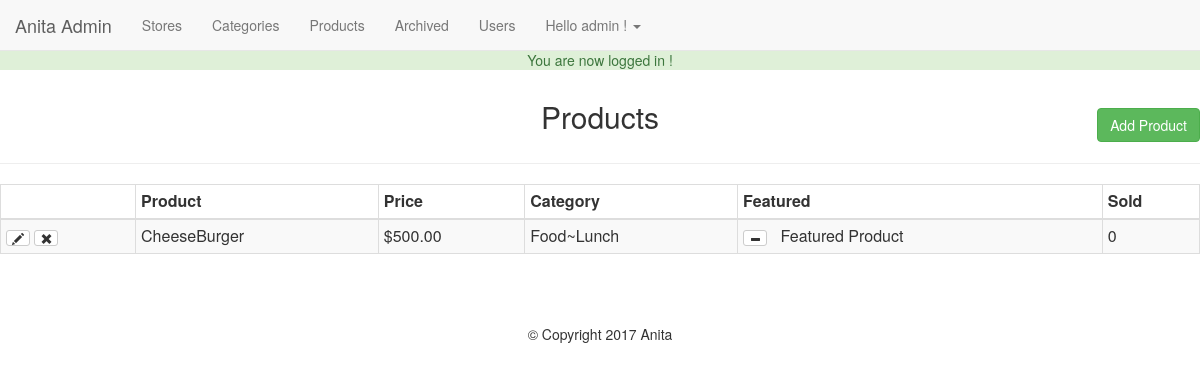
/admin/products.php (signed in), run on the app's committed database.
### tables this page shows
CREATE TABLE `products` (
  `id` int(11) NOT NULL,
  `title` varchar(255) NOT NULL,
  `price` decimal(10,2) NOT NULL,
  `deliveryprice` decimal(10,2) NOT NULL,
  `store` int(11) NOT NULL,
  `categories` int(255) NOT NULL,
  `image` varchar(255) NOT NULL,
  `description` text NOT NULL,
  `featured` tinyint(4) NOT NULL DEFAULT '0',
  `deleted` tinyint(4) NOT NULL DEFAULT '0'
);

### helpers/helpers.php (called while the page is built, shortened)
<?php
	function money($number) {
		return '$'.number_format($number, 2);
	}

### admin/products.php (the view, shortened to what this page needs)
<?php
require_once dirname(__FILE__).'/../core/init.php';
include 'includes/head.php';
include 'includes/navigation.php';
if (isset($_GET['add']) || isset($_GET['edit'])){
$storeQuery = $db->query("SELECT * FROM store");
$parentQuery = $db->query("SELECT * FROM categories WHERE parent = 0 ORDER BY category");
$title = ((isset($_POST['title'])&& $_POST['title'] != '')?sanitize($_POST['title']):'');
$store = ((isset($_POST['store']) && !empty($_POST['store']))?sanitize($_POST['store']) : '');
$parent = ((isset($_POST['parent']) && !empty($_POST['parent']))?sanitize($_POST['parent']) : '');
$category = ((isset($_POST['child']) && !empty($_POST['child']))?sanitize($_POST['child']) : '');
$price = ((isset($_POST['price'])&& $_POST['price'] != '')?sanitize($_POST['price']):'');
$deliveryprice = ((isset($_POST['deliveryprice'])&& $_POST['deliveryprice'] != '')?sanitize($_POST['deliveryprice']):'');
$description = ((isset($_POST['description'])&& $_POST['description'] != '')?sanitize($_POST['description']):'');
$saved_photo= '';
if (isset($_GET['edit'])) {
	$edit_id = (int)$_GET['edit'];
	$product_result = $db->query("SELECT * FROM products WHERE id = '$edit_id'");
	$product = mysqli_fetch_assoc($product_result);
	if(isset($_GET['delete_image'])){
		$image_url = $_SERVER['DOCUMENT_ROOT'].$product['image'];echo $image_url;
		unlink($image_url);
		$db->query("UPDATE products SET image = '' WHERE id = '$edit_id'");
		header('Location:products.php?edit='.$edit_id);
	}
	$category = ((isset($_POST['child']) && !empty($_POST['child']))?sanitize($_POST['child']):$product['categories']);
	$title = ((isset($_POST['title']) && !empty($_POST['title']))?sanitize($_POST['title']):$product['title']);
	$store = ((isset($_POST['store']) && !empty($_POST['store']))?sanitize($_POST['store']) : $product['store']);
	$parentQ = $db->query("SELECT * FROM categories WHERE id = '$category}'");
	$parentResult = mysqli_fetch_assoc($parentQ);
	$parent = ((isset($_POST['parent']) && !empty($_POST['parent']))?sanitize($_POST['parent']) : $parentResult['parent']);
	$price = ((isset($_POST['price']) && !empty($_POST['price']))?sanitize($_POST['price']):$product['price']);
	$description = ((isset($_POST['description']) && !empty($_POST['description']))?sanitize($_POST['description']):$product['description']);
	$deliveryprice = ((isset($_POST['deliveryprice']) && !empty($_POST['deliveryprice']))?sanitize($_POST['deliveryprice']):$product['deliveryprice']);
	$saved_photo = (($product['image'] !='')?$product['image']:'');
	$dbpath = $saved_photo;
}
if ($_POST){
	$price = sanitize($_POST['price']);
	$categories= sanitize($_POST['child']);
	$deliveryprice = sanitize($_POST['deliveryprice']);
	$description = sanitize($_POST['description']);
	$errors = array();
	$required = array('title','store','parent','child','price');
	foreach($required as $field) {
		if($_POST[$field] == '') {
			$errors[] = 'All fields with an anterisk are required!';
			break;
		}
	}
	if(!empty($_FILES)) {
		var_dump($_FILES);
		$photo = $_FILES['photo'];
		$name = $photo['name'];
		$nameArray = explode('.',$name);
		$fileName = $nameArray[0];
		$fileExt = isset($nameArray[1]) ? $nameArray[1] : null;
		$mime = explode('/',$photo['type']);
		$mimeType = $mime[0];
		$mimeExt = isset($mime[1]) ? $nameArray[1] : null;
		$tmpLoc = $photo['tmp_name'];
		$fileSize = $photo['size'];
		$allowed = array('png','jpg','jpeg','gif');
		$uploadName = md5(microtime()).'.'.$fileExt;
		$uploadPath = dirname(__FILE__).'/../images/products/'.$uploadName;
		$dbpath = $uploadName;
		echo $uploadPath;
		if($mimeType != 'image'){
			$errors[] = 'The file must be an image.';
		}
		if (!in_array($fileExt, $allowed)){
			$errors[] = 'The file extension must be a png, jpg, jpeg or gif.';
		}
		if ($fileSize > 15000000){
			$errors[] = 'The file size must be under 15MB.';
		}
		if ($fileExt != $mimeExt && ($mimeExt == 'jpeg' && $fileExt != 'jpg')){
			$errors[] = 'File extension does not match the file.';
		}
	}
	if(!empty($errors)){
		echo display_errors($errors);
	}else{
		if(!empty($_FILES)){
			move_uploaded_file($tmpLoc,$uploadPath);
		}
		$insertSql = "INSERT INTO products (title, price, deliveryprice, store, categories, image, description)
		 VALUES ('{$title}', '{$price}', '{$deliveryprice}', '{$store}', '{$categories}', '{$dbpath}', '{$description}')";
		 if(isset($_GET['edit'])){
			 $insertSql = "UPDATE products SET title ='$title',price = '$price',deliveryprice ='$deliveryprice',
			 store = '$store',categories = '$category',image = '$dbpath',description ='$description' WHERE id = '$edit_id'";
		 }
		$db->query($insertSql);
		header("Location: products.php");
	}
}
?>
		<h2 class ="text-center"><?=((isset($_GET['edit']))?'Edit ' : 'Add A New ')?>Product</h2><hr>
	<form action="products.php?<?=((isset($_GET['edit']))?'edit='.$edit_id:'add=1')?>" method="POST" enctype="multipart/form-data">
		<div class="form-group col-md-3">
			<label for="title">Title*</label>
			<input type="text" name="title" id="title" class="form-control" value="<?=$title?>">
		</div>
		<div class="form-group col-md-3">
			<label for="store">Store*:</label>
			<select class="form-control" id="store" name="store">
				<option value=""<?=(($brand = '')?' selected':'');?>></option>
				<?php while($s = mysqli_fetch_assoc($storeQuery)) : ?>
					<option value="<?=$s['id']; ?>"<?=(($store == $s['id'])?'selected' : ''); ?>><?=$s['store']; ?></option>
				<?php endwhile; ?>
			</select>
	</div>
	<div class="form-group col-md-3">
		<label for="parent">Parent Category*:</label>
		<select class="form-control" name="parent" id="parent">
			<option value=""<?php echo (($parent == '')?' selected' : ''); ?>></option>
			<?php while($p = mysqli_fetch_assoc($parentQuery)) : ?>
			<option value="<?php echo $p['id']; ?>"<?php echo (($parent == $p['id'])?' selected' : ''); ?>><?php echo $p['category']; ?></option>
			<?php endwhile; ?>
		</select>
	</div>
		<div class="form-group col-md-3">
				<label for="child">Child Category*:</label>
				<select id="child" name="child" class="form-control">
				</select>
			</div>
			<div class="form-group col-md-3">
				<label for="price">Price*:</label>
				<input class="form-control" type="text" name="price" id="price" value="<?= $price; ?>">
			</div>
			<div class="form-group col-md-3">
				<label for="deliveryprice">Doorway Price*:</label>
				<input class="form-control" type="text" name="deliveryprice" id="deliveryprice" value="<?=$deliveryprice; ?>">
			</div>
			<div class="form-group col-md-6">
				<?php if($saved_photo != ''):?>
						<div class="saved-photo"><img src="<?=$saved_photo;?>"alt="saved_photo"/><br>
							<a href="products.php?delete_image=1&edit=<?=$edit_id;?>" class="text-danger">Delete Image</a>
						</div>
				<?php else: ?>
				<label for="photo">Product Photo:</label>
				<input class="form-control" type="file" name="photo" id="photo">
			<?php endif; ?>
			</div>
			<div class="form-group col-md-6">
				<label for="description">Description</label>
				<textarea class="form-control" name="description" id="description" rows="6"><?=$description; ?></textarea>
			</div>
			<div class="form-group pull-right clearfix" style="margin-top:125px">
				<a class="btn btn-default" href="products.php">Cancel</a>
				<input class="btn btn-success" type="submit" value="<?=((isset($_GET['edit']))?'Edit' : 'Add'); ?> Product">
			</div>
	</form>
<?php }else {
$sql = "SELECT * FROM products WHERE DELETED = 0";
$presults = $db->query($sql);
?>
<h2 class="text-center">Products</h2>
<a href="products.php?add=1" class="btn btn-success pull-right" id="add-product-btn">Add Product</a><div class="clearfix"</div>
<hr>
<table class="table table-bordered table-condensed table-striped">
	<thead>
		<th></th>
		<th>Product</th>
		<th>Price</th>
		<th>Category</th>
		<th>Featured</th>
		<th>Sold</th>
	</thead>
	<tbody>
		<?php while($product = mysqli_fetch_assoc($presults)) :
			$childID = $product['categories'];
			$catSql = "SELECT * FROM categories WHERE id = $childID";
			$result = $db->query($catSql);
			$child = mysqli_fetch_assoc($result);
			$parentID = $child['parent'];
			$pSql="SELECT * FROM categories WHERE id = '$parentID'";
			$presult = $db->query($pSql);
			$parent = mysqli_fetch_assoc($presult);
			$category = $parent['category'].'~'.$child['category'];
			?>
			<tr>
				<td>
					<a href="products.php?edit=<?=$product['id'];?>"class="btn btn-xs btn-default"><span class="glyphicon glyphicon-pencil"></span></a>
					<a href="products.php?delete=<?=$product['id'];?>" class="btn btn-xs btn-default"><span class="glyphicon glyphicon-remove"></span></a>
				</td>
				<td><?=$product['title'];?> </td>
				<td><?=money($product['price']);?></td>
				<td><?=$category?> </td>
				<td> <a href="products.php?featured=<?=(($product['featured'] == 0)?'1' : '0'); ?>&id=<?=$product['id'];?>" class="btn btn-xs btn-default"> <span class="glyphicon glyphicon-<?=(($product['featured'] == 1)?'minus': 'plus'); ?>"> </span>
				</a> &nbsp; <?= (($product['featured'] == 1)?'Featured Product' : '');?></td>
				<td>0</td>
		<?php endwhile; ?>
	</tbody>
</table>
<?php } include 'includes/footer.php'; ?>

### css/main.css (style rules this page uses)
body { padding-top: 50px; }
#add-product-btn { margin-top: -35px; }

### data on the page
products: title "CheeseBurger", price "$500.00", category "Food~Lunch", featured 1 (drawn)

### other printed values
$_SESSION['success_flash'] "You are now logged in !"
$user_data['first'] "admin"
